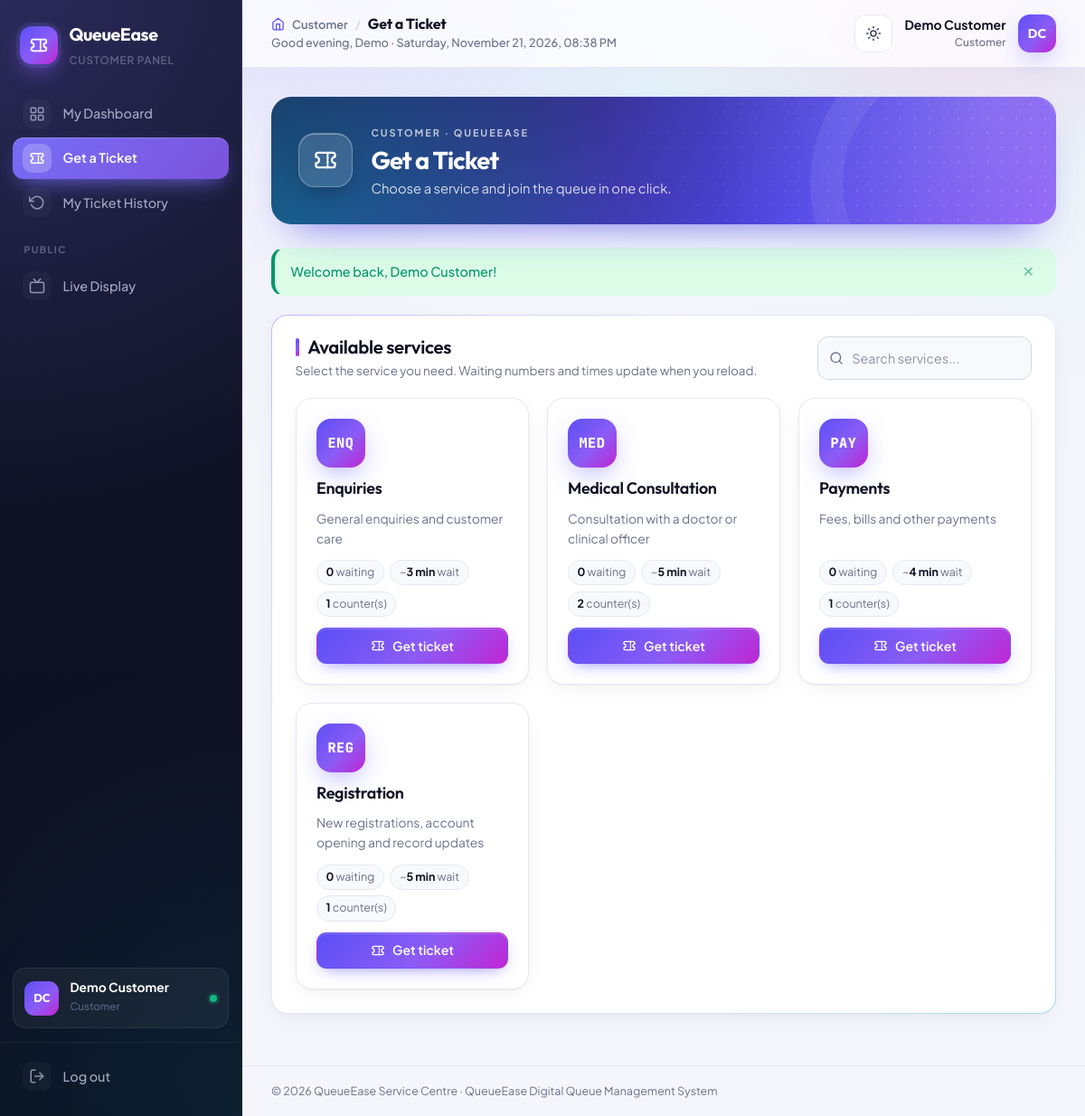
The page /customer/get_ticket.php (signed in) on the database its author committed.
### tables this page shows
CREATE TABLE users (
    id              INT UNSIGNED NOT NULL AUTO_INCREMENT,
    full_name       VARCHAR(100) NOT NULL,
    email           VARCHAR(150) NOT NULL,
    phone           VARCHAR(20)  DEFAULT NULL,
    password_hash   VARCHAR(255) NOT NULL,
    role            ENUM('admin','staff','customer') NOT NULL DEFAULT 'customer',
    is_active       TINYINT(1)   NOT NULL DEFAULT 1,
    last_login_at   DATETIME     DEFAULT NULL,
    created_at      TIMESTAMP    NOT NULL DEFAULT CURRENT_TIMESTAMP,
    updated_at      TIMESTAMP    NOT NULL DEFAULT CURRENT_TIMESTAMP ON UPDATE CURRENT_TIMESTAMP,
    PRIMARY KEY (id),
    UNIQUE KEY uq_users_email (email),
    KEY idx_users_role (role)
);

CREATE TABLE services (
    id                   INT UNSIGNED NOT NULL AUTO_INCREMENT,
    name                 VARCHAR(100) NOT NULL,
    prefix               VARCHAR(5)   NOT NULL,
    description          VARCHAR(255) DEFAULT NULL,
    avg_service_minutes  SMALLINT UNSIGNED NOT NULL DEFAULT 5,
    is_active            TINYINT(1)   NOT NULL DEFAULT 1,
    created_at           TIMESTAMP    NOT NULL DEFAULT CURRENT_TIMESTAMP,
    updated_at           TIMESTAMP    NOT NULL DEFAULT CURRENT_TIMESTAMP ON UPDATE CURRENT_TIMESTAMP,
    PRIMARY KEY (id),
    UNIQUE KEY uq_services_name (name),
    UNIQUE KEY uq_services_prefix (prefix)
);

### includes/functions.php (called while the page is built, shortened)
<?php
function e($value): string
{
    return htmlspecialchars((string) ($value ?? ''), ENT_QUOTES, 'UTF-8');
}
function url(string $path = ''): string
{
    return BASE_URL . '/' . ltrim($path, '/');
}
function get_flashes(): array
{
    $flashes = $_SESSION['flash'] ?? [];
    return $flashes;
}
function format_minutes($minutes): string
{
    $minutes = (float) $minutes;
    $minutes = (int) round($minutes);
    if ($minutes < 60) {
        return $minutes . ' min';
    }
    return intdiv($minutes, 60) . ' h ' . ($minutes % 60) . ' min';
}

### includes/auth.php (called while the page is built, shortened)
<?php
function current_user(): ?array
{
    return $_SESSION['user'] ?? null;
}
function is_logged_in(): bool
{
    return !empty($_SESSION['user']['id']);
}
function require_login(bool $json = false): array
{
    $stmt = db()->prepare('SELECT id, full_name, email, role, is_active FROM users WHERE id = ?');
    $stmt->execute([$_SESSION['user']['id']]);
    return $_SESSION['user'];
}
function require_role($roles, bool $json = false): array
{
    $user  = require_login($json);
    return $user;
}

### config/database.php (called while the page is built)
<?php
function db(): PDO
{
    static $pdo = null;
    if ($pdo === null) {
        $dsn = 'mysql:host=' . DB_HOST . ';port=' . DB_PORT . ';dbname=' . DB_NAME . ';charset=utf8mb4';
        $options = [
            PDO::ATTR_ERRMODE            => PDO::ERRMODE_EXCEPTION,
            PDO::ATTR_DEFAULT_FETCH_MODE => PDO::FETCH_ASSOC,
            PDO::ATTR_EMULATE_PREPARES   => false,
        ];
        try {
            $pdo = new PDO($dsn, DB_USER, DB_PASS, $options);
            $offset = (new DateTime('now'))->format('P');
            $pdo->exec("SET time_zone = '" . $offset . "'");
        } catch (PDOException $e) {
            http_response_code(500);
            $message = APP_DEBUG
                ? 'Database connection failed: ' . $e->getMessage()
                : 'Database connection failed. Please contact the administrator.';
            exit('<div style="font-family:sans-serif;padding:2rem;color:#b91c1c">'
                . htmlspecialchars($message, ENT_QUOTES, 'UTF-8')
                . '<br><small>Check that MySQL is running in XAMPP and that the database "'
                . htmlspecialchars(DB_NAME, ENT_QUOTES, 'UTF-8') . '" has been imported.</small></div>');
        }
    }
    return $pdo;
}

### includes/queue_functions.php (called while the page is built, shortened)
<?php
function service_avg_minutes(PDO $pdo, int $serviceId): float
{
    $stmt = $pdo->prepare(
        "SELECT AVG(TIMESTAMPDIFF(SECOND, service_started_at, completed_at)) / 60
           FROM queue_tickets
          WHERE service_id = ? AND status = 'served' AND ticket_date = CURDATE()
            AND service_started_at IS NOT NULL AND completed_at IS NOT NULL"
    );
    $stmt->execute([$serviceId]);
    $avg = $stmt->fetchColumn();
    $stmt = $pdo->prepare('SELECT avg_service_minutes FROM services WHERE id = ?');
    $stmt->execute([$serviceId]);
    return (float) ($stmt->fetchColumn() ?: 5);
}
function get_services_overview(PDO $pdo): array
{
    $services = $pdo->query(
        "SELECT s.*,
                (SELECT COUNT(*) FROM queue_tickets t
                  WHERE t.service_id = s.id AND t.ticket_date = CURDATE() AND t.status = 'waiting') AS waiting_count,
                (SELECT COUNT(*) FROM counters c WHERE c.service_id = s.id AND c.is_active = 1) AS open_counters
           FROM services s
          WHERE s.is_active = 1
          ORDER BY s.name"
    )->fetchAll();
    foreach ($services as &$service) {
        $avg = service_avg_minutes($pdo, (int) $service['id']);
        $counters = max(1, (int) $service['open_counters']);
    }
    return $services;
}

### customer/get_ticket.php (the view, shortened to what this page needs)
<?php
require_role('customer');
$pdo      = db();
$services = get_services_overview($pdo);
$activeByService = [];
$pageTitle  = 'Get a Ticket';
$activeMenu = 'services';
require __DIR__ . '/../includes/header.php';
?>
<div class="card">
    <div class="card-header">
        <div>
            <h2>Available services</h2>
            <p class="card-subtitle">Select the service you need. Waiting numbers and times update when you reload.</p>
        </div>
        <div class="search-box" style="min-width:220px">
            <input type="search" class="form-control" placeholder="Search services..." id="serviceSearch">
        </div>
    </div>
    <div class="service-grid" id="serviceGrid">
        <?php foreach ($services as $service): $active = $activeByService[(int) $service['id']] ?? null; ?>
            <div class="service-card" data-name="<?= e(strtolower($service['name'] . ' ' . $service['description'])) ?>">
                <span class="service-prefix"><?= e($service['prefix']) ?></span>
                <h3><?= e($service['name']) ?></h3>
                <p><?= e($service['description']) ?></p>
                <div class="service-meta">
                    <span><strong><?= (int) $service['waiting_count'] ?></strong> waiting</span>
                    <span>~<strong><?= e(format_minutes($service['estimated_wait'])) ?></strong> wait</span>
                    <span><strong><?= (int) $service['open_counters'] ?></strong> counter(s)</span>
                </div>
                <?php if ($active): ?>
                    <a href="<?= url('customer/my_ticket.php?id=' . (int) $active['id']) ?>" class="btn btn-outline btn-block">You have <?= e($active['ticket_number']) ?> &mdash; view</a>
                <?php elseif ((int) $service['open_counters'] === 0): ?>
                    <button class="btn btn-outline btn-block" disabled>No counter open</button>
                <?php else: ?>
                    <form method="post" data-confirm="Generate a ticket for <?= e($service['name']) ?>?">
                        <button type="submit" class="btn btn-primary btn-block"><?= icon('ticket') ?> Get ticket</button>
                    </form>
                <?php endif; ?>
            </div>
        <?php endforeach; ?>
    </div>
</div>
<?php require __DIR__ . '/../includes/footer.php'; ?>

### includes/header.php (shortened to what this page needs)
<?php
$pageTitle  = $pageTitle ?? 'Dashboard';
$activeMenu = $activeMenu ?? '';
$user       = current_user();
$role       = $user['role'] ?? '';
$menus = [
    'admin' => [
        ['dashboard',     'Dashboard',       'admin/dashboard.php',      'dashboard'],
        ['tickets',       'All Tickets',     'admin/tickets.php',        'ticket'],
        ['section',       'Management'],
        ['services',      'Services',        'admin/services.php',       'layers'],
        ['counters',      'Counters',        'admin/counters.php',       'monitor'],
        ['staff',         'Staff',           'admin/staff.php',          'users'],
        ['assignments',   'Counter Assignments', 'admin/assignments.php', 'link'],
        ['customers',     'Customers',       'admin/customers.php',      'user'],
        ['announcements', 'Announcements',   'admin/announcements.php',  'megaphone'],
        ['section',       'Insights'],
        ['reports',       'Reports',         'reports/index.php',        'chart'],
        ['logs',          'Activity Logs',   'admin/activity_logs.php',  'activity'],
        ['section',       'Public'],
        ['display',       'Live Display',    'public/display.php',       'tv', true],
    ],
    'staff' => [
        ['dashboard', 'Counter Console',   'staff/dashboard.php', 'counter'],
        ['waiting',   'Waiting Customers', 'staff/waiting.php',   'list'],
        ['history',   'Service History',   'staff/history.php',   'history'],
        ['section',   'Public'],
        ['display',   'Live Display',      'public/display.php',  'tv', true],
    ],
    'customer' => [
        ['dashboard', 'My Dashboard',     'customer/dashboard.php',  'dashboard'],
        ['services',  'Get a Ticket',     'customer/get_ticket.php', 'ticket'],
        ['history',   'My Ticket History', 'customer/history.php',   'history'],
        ['section',   'Public'],
        ['display',   'Live Display',     'public/display.php',      'tv', true],
    ],
];
$roleLabels = ['admin' => 'Administrator', 'staff' => 'Staff', 'customer' => 'Customer'];
$pageIcon = 'dashboard';
foreach ($menus[$role] ?? [] as $item) {
    if ($item[0] === $activeMenu && isset($item[3])) {
        $pageIcon = $item[3];
    }
}
$subtitles = [
    'admin' => [
        'tickets'       => 'Search, filter, export and manage every ticket in the system.',
        'services'      => 'Create the services customers can queue for and set their ticket prefixes.',
        'counters'      => 'Open, close and organise the service points that call customers.',
        'staff'         => 'Register staff accounts and control who can serve customers.',
        'assignments'   => 'Decide which staff member works at which counter.',
        'customers'     => 'Manage registered and walk-in customers.',
        'announcements' => 'Publish notices for the live display and customer pages.',
        'reports'       => 'Measure waiting times, service performance and customer satisfaction.',
        'logs'          => 'A complete audit trail of logins, changes and queue actions.',
    ],
    'staff' => [
        'waiting' => 'Everyone waiting for your services today, in order.',
        'history' => 'Every customer you have called, served or skipped.',
    ],
    'customer' => [
        'services' => 'Choose a service and join the queue in one click.',
        'history'  => 'All your tickets, past and present.',
    ],
];
$pageSubtitle = $pageSubtitle ?? ($subtitles[$role][$activeMenu] ?? '');
$showPageHero = $activeMenu !== 'dashboard' && empty($hidePageHero);
$initials   = strtoupper(implode('', array_map(fn($w) => mb_substr($w, 0, 1), array_slice(explode(' ', $user['name'] ?? 'U'), 0, 2))));
?>
<!DOCTYPE html>
<html lang="en">
<head>
    <link rel="stylesheet" href="<?= url('assets/css/style.css') ?>">
    <link rel="stylesheet" href="<?= url('assets/css/print.css') ?>" media="print">
</head>
<body class="app-body role-<?= e($role) ?>">
<div class="app-shell">
    <aside class="sidebar" id="sidebar">
        <div class="sidebar-brand">
            <span class="brand-logo"><?= icon('ticket') ?></span>
            <div>
                <strong><?= e(APP_NAME) ?></strong>
                <small><?= e($roleLabels[$role] ?? '') ?> Panel</small>
            </div>
        </div>
        <nav class="sidebar-nav">
            <?php foreach ($menus[$role] ?? [] as $item): ?>
                <?php if ($item[0] === 'section'): ?>
                    <div class="nav-section"><?= e($item[1]) ?></div>
                <?php else: ?>
                    <a href="<?= url($item[2]) ?>" class="nav-link<?= $activeMenu === $item[0] ? ' active' : '' ?>"<?= !empty($item[4]) ? ' target="_blank" rel="noopener"' : '' ?>>
                        <?= icon($item[3]) ?><span><?= e($item[1]) ?></span>
                    </a>
                <?php endif; ?>
            <?php endforeach; ?>
        </nav>
        <div class="sidebar-profile">
            <span class="avatar"><?= e($initials) ?></span>
            <div><strong><?= e($user['name'] ?? '') ?></strong><small><?= e($roleLabels[$role] ?? '') ?></small></div>
            <span class="status-dot" title="Online"></span>
        </div>
        <form method="post" action="<?= url('logout.php') ?>" class="sidebar-logout">
            <button type="submit" class="nav-link nav-button"><?= icon('logout') ?><span>Log out</span></button>
        </form>
    </aside>
    <div class="main-area">
        <header class="topbar">
            <div class="topbar-title">
                <div class="crumbs"><?= icon('home', 'icon crumb-icon') ?><span><?= e($roleLabels[$role] ?? '') ?></span><span class="crumb-sep">/</span><h1><?= e($pageTitle) ?></h1></div>
                <span class="topbar-date"><span data-greeting data-name="<?= e(explode(' ', $user['name'] ?? '')[0]) ?>"></span><span data-live-clock><?= e(date('l, d F Y')) ?></span></span>
            </div>
            <div class="topbar-user">
                <button class="icon-btn theme-toggle" type="button" data-theme-toggle aria-label="Switch light or dark mode" title="Light / dark mode">
                    <?= icon('sun', 'icon icon-sun') ?><?= icon('moon', 'icon icon-moon') ?>
                </button>
                <div class="user-meta">
                    <strong><?= e($user['name'] ?? '') ?></strong>
                    <small><?= e($roleLabels[$role] ?? '') ?></small>
                </div>
                <span class="avatar"><?= e($initials) ?></span>
            </div>
        </header>
        <main class="content">
            <?php if ($showPageHero): ?>
                <section class="page-hero">
                    <span class="page-hero-icon"><?= icon($pageIcon) ?></span>
                    <div class="page-hero-text">
                        <span class="page-hero-eyebrow"><?= e($roleLabels[$role] ?? '') ?> &middot; <?= e(APP_NAME) ?></span>
                        <h2><?= e($pageTitle) ?></h2>
                        <?php if ($pageSubtitle !== ''): ?><p><?= e($pageSubtitle) ?></p><?php endif; ?>
                    </div>
                </section>
            <?php endif; ?>
            <?php foreach (get_flashes() as $flash): ?>
                <div class="alert alert-<?= e($flash['type']) ?>" data-dismissible>
                    <span><?= e($flash['message']) ?></span>
                    <button type="button" class="alert-close" aria-label="Close">&times;</button>
                </div>
            <?php endforeach; ?>

### includes/icons.php (shortened to what this page needs)
<?php
function icon(string $name, string $class = 'icon'): string
{
    $svg = $paths[$name] ?? $paths['dashboard'];
    return '<svg class="' . htmlspecialchars($class, ENT_QUOTES) . '" viewBox="0 0 24 24" fill="none" stroke="currentColor" stroke-width="2" stroke-linecap="round" stroke-linejoin="round" aria-hidden="true">' . $svg . '</svg>';
}

### assets/css/print.css (style rules this page uses)
body { background: #fff !important; color: #000; font-size: 12px; }
.sidebar, .topbar, .app-footer, .public-nav, .public-footer, .no-print, .filter-bar, .btn, .pagination, .alert, .sidebar-backdrop { display: none !important; }
.main-area { margin: 0 !important; }
.content, .public-main { padding: 0 !important; max-width: none !important; }
.card, .stat-card, .ticket-card { box-shadow: none !important; border: 1px solid #999 !important; break-inside: avoid; }
a { color: #000; text-decoration: none; }

### rows shown on the page
users: role "CUSTOMER", full_name "DC", full_name "Demo Customer", role "Customer"
services: prefix "ENQ", name "Enquiries", description "General enquiries and customer care", waiting_count "0", avg_service_minutes "3 min", open_counters "1"
services: prefix "MED", name "Medical Consultation", description "Consultation with a doctor or clinical officer", waiting_count "0", estimated_wait "5 min", open_counters "2"
services: prefix "PAY", name "Payments", description "Fees, bills and other payments", waiting_count "0", avg_service_minutes "4 min", open_counters "1"
services: prefix "REG", name "Registration", description "New registrations, account opening and record updates", waiting_count "0", avg_service_minutes "5 min", open_counters "1"

### other values the page prints
APP_NAME "QueueEase"
$item[1] "My Dashboard"
$item[1] "Get a Ticket"
$item[1] "My Ticket History"
$item[1] "PUBLIC"
$item[1] "Live Display"
$pageTitle "Get a Ticket"
APP_NAME "QUEUEEASE"
$pageSubtitle "Choose a service and join the queue in one click."
$flash['message'] "Welcome back, Demo Customer!"
INSTITUTION_NAME "QueueEase Service Centre"
APP_TAGLINE "Digital Queue Management System"
